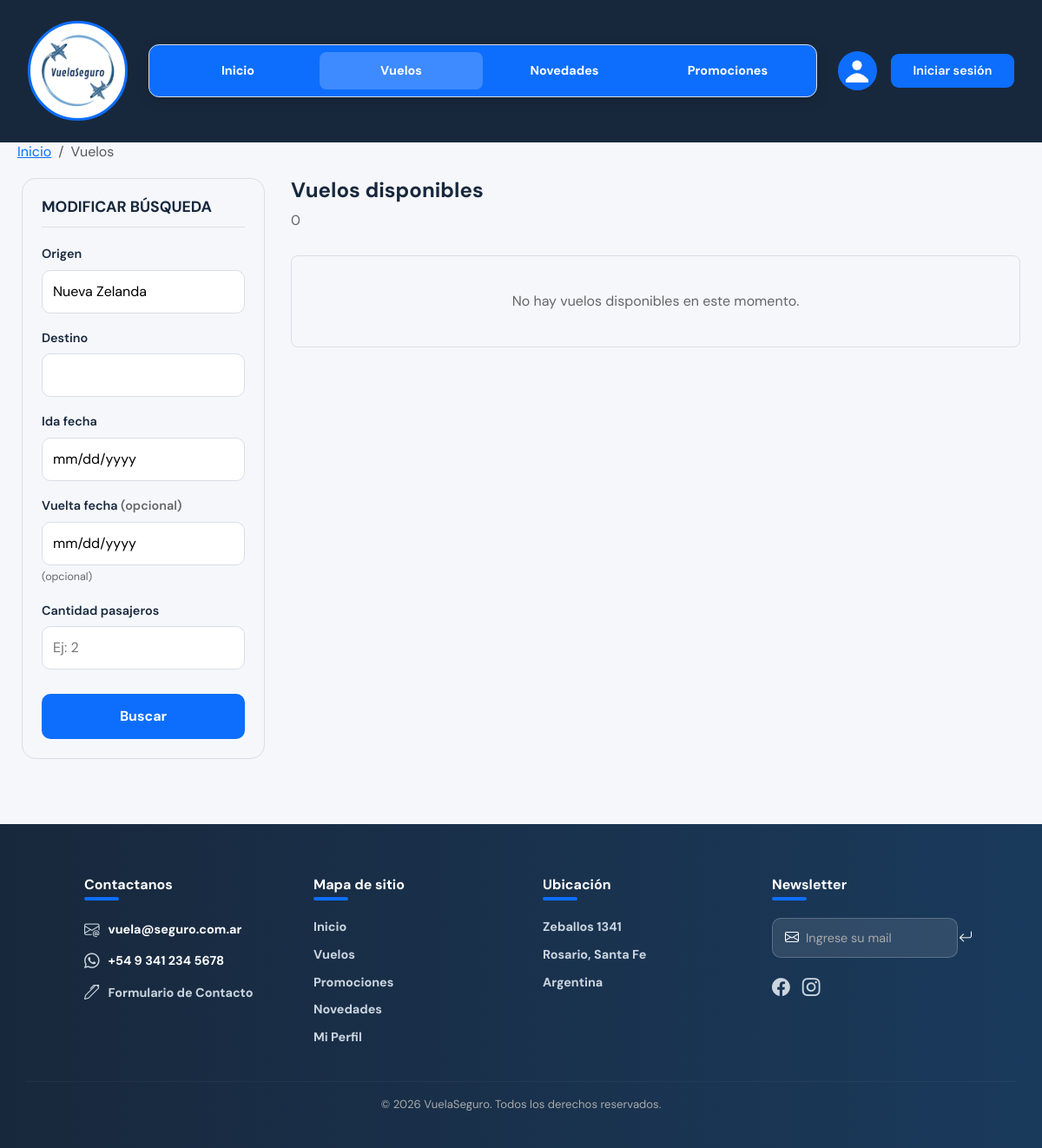
/VUELOS/vuelos.php?origen=Nueva Zelanda, run on an earlier commit of the app's database.
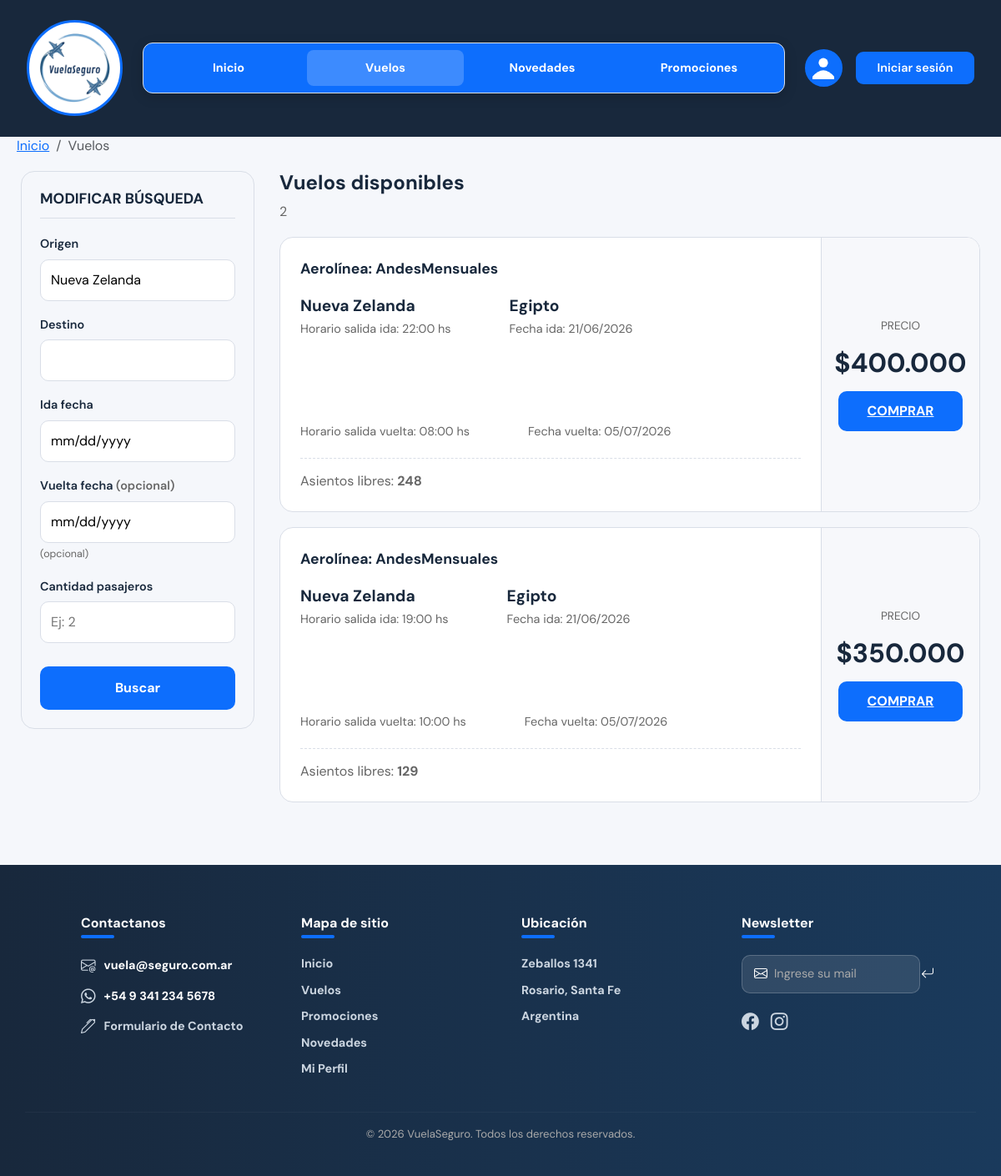
And on a later commit of the database.
### tables this page shows
CREATE TABLE `vuelos` (
  `codVuelo` int(11) NOT NULL,
  `codAerolinea` int(11) DEFAULT NULL,
  `origenVuelo` varchar(50) DEFAULT NULL,
  `destinoVuelo` varchar(50) DEFAULT NULL,
  `fechaSalidaVuelo` date DEFAULT NULL,
  `horaSalidaVuelo` time(5) DEFAULT NULL,
  `fechaVuelta` date DEFAULT NULL,
  `horaVuelta` time(5) DEFAULT NULL,
  `precioVuelo` decimal(10,0) DEFAULT NULL,
  `asientosDisponibles` int(11) DEFAULT NULL
);

CREATE TABLE `aerolineas` (
  `codAerolinea` int(11) NOT NULL,
  `nombreAerolinea` varchar(100) NOT NULL,
  `codigoIATA` varchar(3) NOT NULL,
  `descripcionAerolinea` varchar(300) NOT NULL,
  `codigoPais` varchar(3) NOT NULL,
  `claveAerolinea` varchar(255) NOT NULL
);

### VUELOS/vuelos.php (the view, shortened to what the changed rows need)
<?php
include_once('../conexion.inc');
$esCEO = (isset($_SESSION['tipoUsuario']) && $_SESSION['tipoUsuario'] === 'CEO');
$filtroOrigen = isset($_GET['origen']) ? trim($_GET['origen']) : '';
$condiciones = [];
if ($filtroOrigen) {
    $filtroOrigenEsc = mysqli_real_escape_string($link, $filtroOrigen);
    $condiciones  [] = "v.origenVuelo LIKE '%$filtroOrigenEsc%'";
}
$sql = "SELECT v.*, a.nombreAerolinea FROM vuelos v LEFT JOIN aerolineas a ON v.codAerolinea = a.codAerolinea";
if (!empty($condiciones)) {
    $sql = $sql . " WHERE " . implode(" AND ", $condiciones);
}
$sql = $sql . " ORDER BY v.fechaSalidaVuelo ASC";
$result = mysqli_query($link, $sql);
$totalVuelos = mysqli_num_rows($result);
$promosMap = [];
?>
<!DOCTYPE html>
<html lang="es">
<head>
  <link href="https://cdn.jsdelivr.net/npm/bootstrap@5.3.3/dist/css/bootstrap.min.css" rel="stylesheet"/>
  <link rel="stylesheet" href="https://cdn.jsdelivr.net/npm/bootstrap-icons@1.10.5/font/bootstrap-icons.css">
  <link href="../INDEX/estilos-globales.css" rel="stylesheet">
  <link href="vuelos.css" rel="stylesheet">
</head>
<body>
  <div class="resultados-wrapper">
    <div class="vuelos-lista">
      <div class="vuelos-header d-flex justify-content-between align-items-center">
        <div>
            <h2>Vuelos disponibles</h2>
            <span class="vuelos-count"><?php echo $totalVuelos; ?></span>
        </div>
      </div>
      <?php if ($totalVuelos > 0): ?>
          <?php while($vuelo = mysqli_fetch_assoc($result)): ?>
            <?php
              $idSeguroVuelo = !empty($vuelo['codVuelo']) ? (int)$vuelo['codVuelo'] : 0;
            ?>
            <div class="vuelo-card">
              <div class="vuelo-info">
                <div class="vuelo-aerolinea-row">
                  <span class="vuelo-aerolinea">Aerolínea: <?php echo htmlspecialchars($vuelo['nombreAerolinea'] ?? 'No disponible'); ?></span>
                </div>
                <div class="vuelo-ruta">
                  <div >
                    <span class="ciudad-nombre"><?php echo htmlspecialchars($vuelo['origenVuelo']); ?></span>
                    <span class="ciudad-horario">Horario salida ida: <?php echo date('H:i', strtotime($vuelo['horaSalidaVuelo'])); ?> hs</span>
                  </div>
                  <div>
                    <span class="ciudad-nombre"><?php echo htmlspecialchars($vuelo['destinoVuelo']); ?></span>
                    <span class="ciudad-horario">Fecha ida: <?php echo date('d/m/Y', strtotime($vuelo['fechaSalidaVuelo'])); ?></span>
                  </div>
                  <?php if (!empty($vuelo['fechaVuelta']) && $vuelo['fechaVuelta'] !== '0000-00-00'): ?>
                    <div>
                      <span class="ciudad-nombre"> &nbsp; </span>
                      <span class="ciudad-horario">Horario salida vuelta: <?php echo date('H:i', strtotime($vuelo['horaVuelta'])); ?> hs</span>
                    </div>
                    <div>
                      <span class="ciudad-nombre"> &nbsp; </span>
                      <span class="ciudad-horario">Fecha vuelta: <?php echo date('d/m/Y', strtotime($vuelo['fechaVuelta'])); ?></span>
                    </div>
                  <?php endif; ?>
                </div>
                <div class="vuelo-detalles-row">
                  <div>Asientos libres: <strong><?php echo $vuelo['asientosDisponibles']; ?></strong></div>
                </div>
              </div>
              <div class="vuelo-precio-col">
                <?php
                  $promoVuelo = $promosMap[$vuelo['codAerolinea']] ?? null;
                  $precioOriginal = (float)$vuelo['precioVuelo'];
                  $precioConDescuento = $promoVuelo
                    ? round($precioOriginal * (1 - $promoVuelo['descuentoPromocion'] / 100))
                    : null;
                ?>
                <span class="precio-label">PRECIO</span>
                <?php if ($promoVuelo): ?>
                  <span class="precio-valor" style="text-decoration:line-through; color:var(--gris); font-size:1rem;">
                    $<?php echo number_format($precioOriginal, 0, ',', '.'); ?>
                  </span>
                  <span class="precio-valor" style="color:var(--verde);">
                    $<?php echo number_format($precioConDescuento, 0, ',', '.'); ?>
                  </span>
                  <span style="background:#e8f8ee;color:var(--verde);border:1px solid #9dd8b5;border-radius:8px;padding:3px 10px;font-size:.78rem;font-weight:700;margin-top:2px;">
                    <i class="bi bi-tag-fill me-1"></i><?php echo number_format($promoVuelo['descuentoPromocion'],0); ?>% OFF — <?php echo htmlspecialchars($promoVuelo['descripcionPromocion']); ?>
                  </span>
                <?php else: ?>
                  <span class="precio-valor">$<?php echo number_format($precioOriginal, 0, ',', '.'); ?></span>
                <?php endif; ?>
                <?php if ($esCEO): ?>
                  <div class="d-flex flex-column gap-2 w-100 mt-2">
                    <button type="button"
                      class="btn btn-warning btn-sm btn-edit text-white w-100"
                      style="border-radius:8px; font-weight:500; padding:10px 20px;"
                      data-id="<?php echo $idSeguroVuelo; ?>"
                      data-origen="<?php echo htmlspecialchars($vuelo['origenVuelo']); ?>"
                      data-destino="<?php echo htmlspecialchars($vuelo['destinoVuelo']); ?>"
                      data-fecha="<?php echo $vuelo['fechaSalidaVuelo']; ?>"
                      data-hora="<?php echo date('H:i', strtotime($vuelo['horaSalidaVuelo'])); ?>"
                      data-precio="<?php echo $vuelo['precioVuelo']; ?>"
                      data-asientos="<?php echo $vuelo['asientosDisponibles']; ?>"
                      data-fecha-vuelta="<?php echo $vuelo['fechaVuelta']; ?>"
                      data-hora-vuelta="<?php echo date('H:i', strtotime($vuelo['horaVuelta'])); ?>"
                    >Editar</button>
                    <button type="button"
                      class="btn btn-danger btn-sm btn-delete w-100"
                      style="border-radius:8px; font-weight:500; padding:10px 20px;"
                      data-bs-toggle="modal"
                      data-bs-target="#modalEliminarVuelo"
                      data-id="<?php echo $idSeguroVuelo; ?>"
                      data-origen="<?php echo htmlspecialchars($vuelo['origenVuelo']); ?>"
                      data-destino="<?php echo htmlspecialchars($vuelo['destinoVuelo']); ?>"
                    >Eliminar</button>
                  </div>
                <?php else: ?>
                  <?php if (isset($_SESSION['tipoUsuario']) && $_SESSION ['tipoUsuario'] === 'usuario'): ?>
                    <button type="button" class="btn-comprar"
                      onclick="confirmarCompra(
                        <?php echo $idSeguroVuelo; ?>,
                        '<?php echo addslashes($vuelo['origenVuelo']); ?>',
                        '<?php echo addslashes($vuelo['destinoVuelo']); ?>',
                        <?php echo $precioOriginal; ?>,
                        <?php echo $precioConDescuento ?? 'null'; ?>,
                        '<?php echo $promoVuelo ? addslashes($promoVuelo['descripcionPromocion']) : ''; ?>'
                      )">
                      COMPRAR
                    </button>
                  <?php else: ?>
                    <a href="../LOGIN/login.php" class="btn-comprar" style="text-align: center;">COMPRAR</a>
                  <?php endif; ?>
                <?php endif; ?>
              </div>
            </div>
          <?php endwhile; ?>
      <?php else: ?>
        <p style="text-align: center; margin-top: 10px; color: var(--gris); border: 1px solid var(--borde); border-radius: 8px; padding: 40px 20px; background-color: var(--gris-claro);">No hay vuelos disponibles en este momento.</p>
      <?php endif; ?>
    </div>
  </div>
</body>
</html>

What changed in the data, as far as the page shows it:
added vuelos: aerolineas.nombreAerolinea "AndesMensuales", origenVuelo "Nueva Zelanda", horaSalidaVuelo "22:00", destinoVuelo "Egipto", fechaSalidaVuelo "21/06/2026", horaVuelta "08:00", fechaVuelta "05/07/2026", asientosDisponibles "248", precioVuelo "400.000"
added vuelos: aerolineas.nombreAerolinea "AndesMensuales", origenVuelo "Nueva Zelanda", horaSalidaVuelo "19:00", destinoVuelo "Egipto", fechaSalidaVuelo "21/06/2026", horaVuelta "10:00", fechaVuelta "05/07/2026", asientosDisponibles "129", precioVuelo "350.000"
Also different on the page:
$totalVuelos: "0" → "2"
text no longer shown: "No hay vuelos disponibles en este momento."
